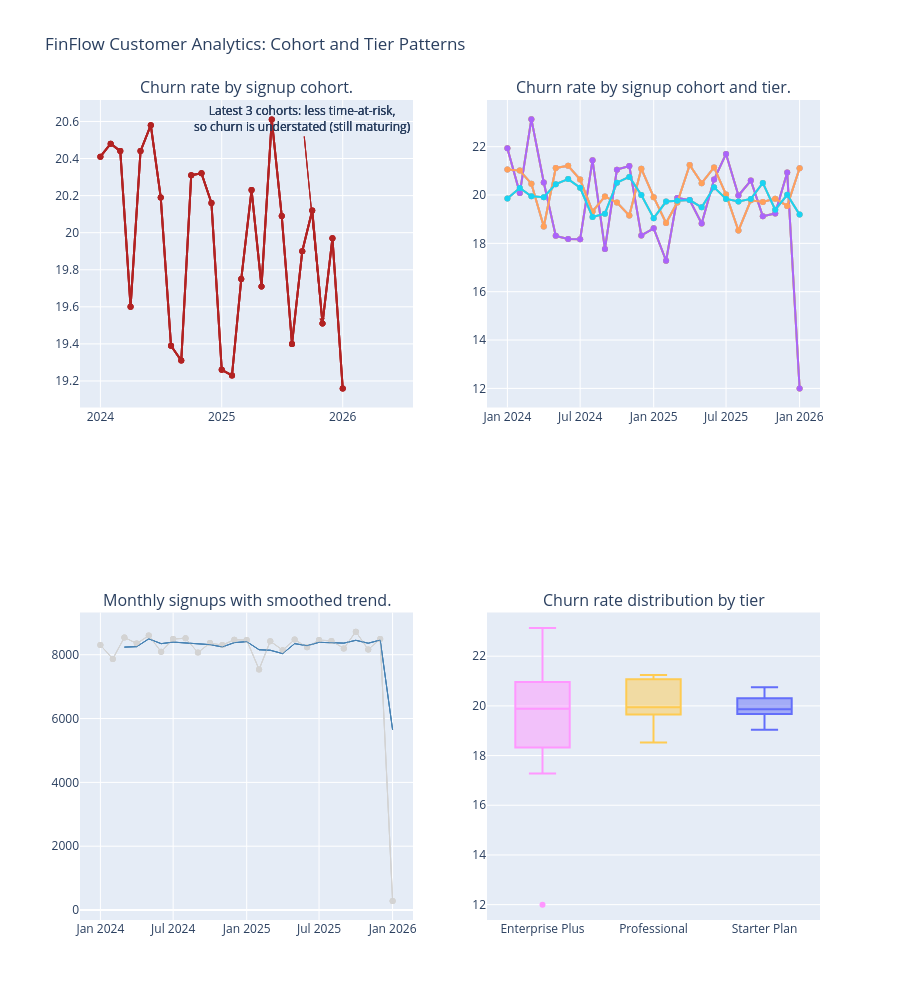

Notebook source saved alongside this figure:
### Markdown cell above
# Create a deck full of charts

### Code cell
# Chart 1: Scatter
deck.add_trace(
    go.Scatter( x=cohort_churn["signup_cohort"], y=cohort_churn["churn_rate_pct"],
    mode="lines+markers", name="Overall churn",
    line=dict(color="firebrick"), marker=dict(color="firebrick"), showlegend=False
), row=1, col=1)

deck.add_annotation(
    x=cohort_churn["signup_cohort"].iloc[-3], y=cohort_churn["churn_rate_pct"].iloc[-3],
    ax=-20, ay=-205,
    text="Latest 3 cohorts: less time-at-risk,<br>so churn is understated (still maturing)",
    showarrow=True, arrowhead=2, arrowcolor="firebrick"
)

# Chart 2: Cohort-by-tier breakdown
for tier, grp in cohort_tier_long.groupby("marketing_name"):
    deck.add_trace(go.Scatter(
        x=grp["signup_cohort"], y=grp["churn_rate_pct"],
        mode="lines+markers", name=tier,
    ), row=1, col=2
)

# Chart 3: Monthly signup trend with smoothing.
deck.add_trace(
    go.Scatter( x=cohort_churn["signup_cohort"], y=cohort_churn["customer_count"],
    mode="lines+markers", name="tier",
    line=dict(color="lightgray", width=1)
), row=2, col=1)

deck.add_trace(go.Scatter(
    x=cohort_churn['signup_cohort'],
    y=cohort_churn['signup_smoothed'],
    mode='lines',
    name='3-month rolling avg',
    line=dict(color='steelblue', width=1)
), row=2, col=1)

# Chart 4
for tier, grp in cohort_tier_long.groupby("marketing_name"):
    deck.add_trace(go.Box(
        y=grp["churn_rate_pct"], name=tier,
        showlegend=False,
    ), row=2, col=2)

deck.update_layout(
    title_text='FinFlow Customer Analytics: Cohort and Tier Patterns',
    height=1000,
    showlegend=False
)

### Figure 1 — Plotly figure (JSON) as saved in the notebook; plotly's stock layout.template omitted (floating-point values rounded to 4 significant figures)
{"data": [{"line": {"color": "firebrick"}, "marker": {"color": "firebrick"}, "mode": "lines+markers", "name": "Overall churn", "showlegend": false, "type": "scatter", "x": ["2024-01", "2024-02", "2024-03", "2024-04", "2024-05", "2024-06", "2024-07", "2024-08", "2024-09", "2024-10", "2024-11", "2024-12", "2025-01", "2025-02", "2025-03", "2025-04", "2025-05", "2025-06", "2025-07", "2025-08", "2025-09", "2025-10", "2025-11", "2025-12", "2026-01"], "xaxis": "x", "y": [20.41, 20.48, 20.44, 19.6, 20.44, 20.58, 20.19, 19.39, 19.31, 20.31, 20.32, 20.16, 19.26, 19.23, 19.75, 20.23, 19.71, 20.61, 20.09, 19.4, 19.9, 20.12, 19.51, 19.97, 19.16], "yaxis": "y"}, {"mode": "lines+markers", "name": "Enterprise Plus", "type": "scatter", "x": ["2024-01", "2024-02", "2024-03", "2024-04", "2024-05", "2024-06", "2024-07", "2024-08", "2024-09", "2024-10", "2024-11", "2024-12", "2025-01", "2025-02", "2025-03", "2025-04", "2025-05", "2025-06", "2025-07", "2025-08", "2025-09", "2025-10", "2025-11", "2025-12", "2026-01"], "xaxis": "x2", "y": [21.93, 20.08, 23.14, 20.52, 18.31, 18.18, 18.17, 21.44, 17.77, 21.05, 21.2, 18.33, 18.62, 17.28, 19.88, 19.79, 18.82, 20.64, 21.7, 19.98, 20.6, 19.12, 19.24, 20.93, 12.0], "yaxis": "y2"}, {"mode": "lines+markers", "name": "Professional", "type": "scatter", "x": ["2024-01", "2024-02", "2024-03", "2024-04", "2024-05", "2024-06", "2024-07", "2024-08", "2024-09", "2024-10", "2024-11", "2024-12", "2025-01", "2025-02", "2025-03", "2025-04", "2025-05", "2025-06", "2025-07", "2025-08", "2025-09", "2025-10", "2025-11", "2025-12", "2026-01"], "xaxis": "x2", "y": [21.06, 21.01, 20.47, 18.7, 21.12, 21.21, 20.64, 19.32, 19.94, 19.69, 19.15, 21.09, 19.91, 18.84, 19.69, 21.24, 20.49, 21.14, 20.02, 18.53, 19.78, 19.71, 19.85, 19.55, 21.11], "yaxis": "y2"}, {"mode": "lines+markers", "name": "Starter Plan", "type": "scatter", "x": ["2024-01", "2024-02", "2024-03", "2024-04", "2024-05", "2024-06", "2024-07", "2024-08", "2024-09", "2024-10", "2024-11", "2024-12", "2025-01", "2025-02", "2025-03", "2025-04", "2025-05", "2025-06", "2025-07", "2025-08", "2025-09", "2025-10", "2025-11", "2025-12", "2026-01"], "xaxis": "x2", "y": [19.86, 20.29, 19.95, 19.91, 20.45, 20.66, 20.3, 19.09, 19.23, 20.51, 20.75, 20.0, 19.04, 19.73, 19.76, 19.79, 19.49, 20.32, 19.84, 19.73, 19.84, 20.5, 19.39, 20.01, 19.19], "yaxis": "y2"}, {"line": {"color": "lightgray", "width": 1}, "mode": "lines+markers", "name": "tier", "type": "scatter", "x": ["2024-01", "2024-02", "2024-03", "2024-04", "2024-05", "2024-06", "2024-07", "2024-08", "2024-09", "2024-10", "2024-11", "2024-12", "2025-01", "2025-02", "2025-03", "2025-04", "2025-05", "2025-06", "2025-07", "2025-08", "2025-09", "2025-10", "2025-11", "2025-12", "2026-01"], "xaxis": "x3", "y": [8303, 7870, 8542, 8349, 8601, 8092, 8494, 8516, 8069, 8364, 8301, 8472, 8458, 7539, 8424, 8143, 8476, 8231, 8459, 8434, 8198, 8724, 8161, 8493, 287], "yaxis": "y3"}, {"line": {"color": "steelblue", "width": 1}, "mode": "lines", "name": "3-month rolling avg", "type": "scatter", "x": ["2024-01", "2024-02", "2024-03", "2024-04", "2024-05", "2024-06", "2024-07", "2024-08", "2024-09", "2024-10", "2024-11", "2024-12", "2025-01", "2025-02", "2025-03", "2025-04", "2025-05", "2025-06", "2025-07", "2025-08", "2025-09", "2025-10", "2025-11", "2025-12", "2026-01"], "xaxis": "x3", "y": [NaN, NaN, 8238.0, 8254.0, 8497.0, 8347.0, 8396.0, 8367.0, 8360.0, 8316.0, 8245.0, 8379.0, 8410.0, 8156.0, 8140.0, 8035.0, 8348.0, 8283.0, 8389.0, 8375.0, 8364.0, 8452.0, 8361.0, 8459.0, 5647.0], "yaxis": "y3"}, {"line": {"color": "firebrick"}, "marker": {"color": "firebrick"}, "mode": "lines+markers", "name": "Overall churn", "showlegend": false, "type": "scatter", "x": ["2024-01", "2024-02", "2024-03", "2024-04", "2024-05", "2024-06", "2024-07", "2024-08", "2024-09", "2024-10", "2024-11", "2024-12", "2025-01", "2025-02", "2025-03", "2025-04", "2025-05", "2025-06", "2025-07", "2025-08", "2025-09", "2025-10", "2025-11", "2025-12", "2026-01"], "xaxis": "x", "y": [20.41, 20.48, 20.44, 19.6, 20.44, 20.58, 20.19, 19.39, 19.31, 20.31, 20.32, 20.16, 19.26, 19.23, 19.75, 20.23, 19.71, 20.61, 20.09, 19.4, 19.9, 20.12, 19.51, 19.97, 19.16], "yaxis": "y"}, {"mode": "lines+markers", "name": "Enterprise Plus", "type": "scatter", "x": ["2024-01", "2024-02", "2024-03", "2024-04", "2024-05", "2024-06", "2024-07", "2024-08", "2024-09", "2024-10", "2024-11", "2024-12", "2025-01", "2025-02", "2025-03", "2025-04", "2025-05", "2025-06", "2025-07", "2025-08", "2025-09", "2025-10", "2025-11", "2025-12", "2026-01"], "xaxis": "x2", "y": [21.93, 20.08, 23.14, 20.52, 18.31, 18.18, 18.17, 21.44, 17.77, 21.05, 21.2, 18.33, 18.62, 17.28, 19.88, 19.79, 18.82, 20.64, 21.7, 19.98, 20.6, 19.12, 19.24, 20.93, 12.0], "yaxis": "y2"}, {"mode": "lines+markers", "name": "Professional", "type": "scatter", "x": ["2024-01", "2024-02", "2024-03", "2024-04", "2024-05", "2024-06", "2024-07", "2024-08", "2024-09", "2024-10", "2024-11", "2024-12", "2025-01", "2025-02", "2025-03", "2025-04", "2025-05", "2025-06", "2025-07", "2025-08", "2025-09", "2025-10", "2025-11", "2025-12", "2026-01"], "xaxis": "x2", "y": [21.06, 21.01, 20.47, 18.7, 21.12, 21.21, 20.64, 19.32, 19.94, 19.69, 19.15, 21.09, 19.91, 18.84, 19.69, 21.24, 20.49, 21.14, 20.02, 18.53, 19.78, 19.71, 19.85, 19.55, 21.11], "yaxis": "y2"}, {"mode": "lines+markers", "name": "Starter Plan", "type": "scatter", "x": ["2024-01", "2024-02", "2024-03", "2024-04", "2024-05", "2024-06", "2024-07", "2024-08", "2024-09", "2024-10", "2024-11", "2024-12", "2025-01", "2025-02", "2025-03", "2025-04", "2025-05", "2025-06", "2025-07", "2025-08", "2025-09", "2025-10", "2025-11", "2025-12", "2026-01"], "xaxis": "x2", "y": [19.86, 20.29, 19.95, 19.91, 20.45, 20.66, 20.3, 19.09, 19.23, 20.51, 20.75, 20.0, 19.04, 19.73, 19.76, 19.79, 19.49, 20.32, 19.84, 19.73, 19.84, 20.5, 19.39, 20.01, 19.19], "yaxis": "y2"}, {"line": {"color": "lightgray", "width": 1}, "mode": "lines+markers", "name": "tier", "type": "scatter", "x": ["2024-01", "2024-02", "2024-03", "2024-04", "2024-05", "2024-06", "2024-07", "2024-08", "2024-09", "2024-10", "2024-11", "2024-12", "2025-01", "2025-02", "2025-03", "2025-04", "2025-05", "2025-06", "2025-07", "2025-08", "2025-09", "2025-10", "2025-11", "2025-12", "2026-01"], "xaxis": "x3", "y": [8303, 7870, 8542, 8349, 8601, 8092, 8494, 8516, 8069, 8364, 8301, 8472, 8458, 7539, 8424, 8143, 8476, 8231, 8459, 8434, 8198, 8724, 8161, 8493, 287], "yaxis": "y3"}, {"line": {"color": "steelblue", "width": 1}, "mode": "lines", "name": "3-month rolling avg", "type": "scatter", "x": ["2024-01", "2024-02", "2024-03", "2024-04", "2024-05", "2024-06", "2024-07", "2024-08", "2024-09", "2024-10", "2024-11", "2024-12", "2025-01", "2025-02", "2025-03", "2025-04", "2025-05", "2025-06", "2025-07", "2025-08", "2025-09", "2025-10", "2025-11", "2025-12", "2026-01"], "xaxis": "x3", "y": [NaN, NaN, 8238.0, 8254.0, 8497.0, 8347.0, 8396.0, 8367.0, 8360.0, 8316.0, 8245.0, 8379.0, 8410.0, 8156.0, 8140.0, 8035.0, 8348.0, 8283.0, 8389.0, 8375.0, 8364.0, 8452.0, 8361.0, 8459.0, 5647.0], "yaxis": "y3"}, {"line": {"color": "firebrick"}, "marker": {"color": "firebrick"}, "mode": "lines+markers", "name": "Overall churn", "showlegend": false, "type": "scatter", "x": ["2024-01", "2024-02", "2024-03", "2024-04", "2024-05", "2024-06", "2024-07", "2024-08", "2024-09", "2024-10", "2024-11", "2024-12", "2025-01", "2025-02", "2025-03", "2025-04", "2025-05", "2025-06", "2025-07", "2025-08", "2025-09", "2025-10", "2025-11", "2025-12", "2026-01"], "xaxis": "x", "y": [20.41, 20.48, 20.44, 19.6, 20.44, 20.58, 20.19, 19.39, 19.31, 20.31, 20.32, 20.16, 19.26, 19.23, 19.75, 20.23, 19.71, 20.61, 20.09, 19.4, 19.9, 20.12, 19.51, 19.97, 19.16], "yaxis": "y"}, {"mode": "lines+markers", "name": "Enterprise Plus", "type": "scatter", "x": ["2024-01", "2024-02", "2024-03", "2024-04", "2024-05", "2024-06", "2024-07", "2024-08", "2024-09", "2024-10", "2024-11", "2024-12", "2025-01", "2025-02", "2025-03", "2025-04", "2025-05", "2025-06", "2025-07", "2025-08", "2025-09", "2025-10", "2025-11", "2025-12", "2026-01"], "xaxis": "x2", "y": [21.93, 20.08, 23.14, 20.52, 18.31, 18.18, 18.17, 21.44, 17.77, 21.05, 21.2, 18.33, 18.62, 17.28, 19.88, 19.79, 18.82, 20.64, 21.7, 19.98, 20.6, 19.12, 19.24, 20.93, 12.0], "yaxis": "y2"}, {"mode": "lines+markers", "name": "Professional", "type": "scatter", "x": ["2024-01", "2024-02", "2024-03", "2024-04", "2024-05", "2024-06", "2024-07", "2024-08", "2024-09", "2024-10", "2024-11", "2024-12", "2025-01", "2025-02", "2025-03", "2025-04", "2025-05", "2025-06", "2025-07", "2025-08", "2025-09", "2025-10", "2025-11", "2025-12", "2026-01"], "xaxis": "x2", "y": [21.06, 21.01, 20.47, 18.7, 21.12, 21.21, 20.64, 19.32, 19.94, 19.69, 19.15, 21.09, 19.91, 18.84, 19.69, 21.24, 20.49, 21.14, 20.02, 18.53, 19.78, 19.71, 19.85, 19.55, 21.11], "yaxis": "y2"}, {"mode": "lines+markers", "name": "Starter Plan", "type": "scatter", "x": ["2024-01", "2024-02", "2024-03", "2024-04", "2024-05", "2024-06", "2024-07", "2024-08", "2024-09", "2024-10", "2024-11", "2024-12", "2025-01", "2025-02", "2025-03", "2025-04", "2025-05", "2025-06", "2025-07", "2025-08", "2025-09", "2025-10", "2025-11", "2025-12", "2026-01"], "xaxis": "x2", "y": [19.86, 20.29, 19.95, 19.91, 20.45, 20.66, 20.3, 19.09, 19.23, 20.51, 20.75, 20.0, 19.04, 19.73, 19.76, 19.79, 19.49, 20.32, 19.84, 19.73, 19.84, 20.5, 19.39, 20.01, 19.19], "yaxis": "y2"}, {"line": {"color": "lightgray", "width": 1}, "mode": "lines+markers", "name": "tier", "type": "scatter", "x": ["2024-01", "2024-02", "2024-03", "2024-04", "2024-05", "2024-06", "2024-07", "2024-08", "2024-09", "2024-10", "2024-11", "2024-12", "2025-01", "2025-02", "2025-03", "2025-04", "2025-05", "2025-06", "2025-07", "2025-08", "2025-09", "2025-10", "2025-11", "2025-12", "2026-01"], "xaxis": "x3", "y": [8303, 7870, 8542, 8349, 8601, 8092, 8494, 8516, 8069, 8364, 8301, 8472, 8458, 7539, 8424, 8143, 8476, 8231, 8459, 8434, 8198, 8724, 8161, 8493, 287], "yaxis": "y3"}, {"line": {"color": "steelblue", "width": 1}, "mode": "lines", "name": "3-month rolling avg", "type": "scatter", "x": ["2024-01", "2024-02", "2024-03", "2024-04", "2024-05", "2024-06", "2024-07", "2024-08", "2024-09", "2024-10", "2024-11", "2024-12", "2025-01", "2025-02", "2025-03", "2025-04", "2025-05", "2025-06", "2025-07", "2025-08", "2025-09", "2025-10", "2025-11", "2025-12", "2026-01"], "xaxis": "x3", "y": [NaN, NaN, 8238.0, 8254.0, 8497.0, 8347.0, 8396.0, 8367.0, 8360.0, 8316.0, 8245.0, 8379.0, 8410.0, 8156.0, 8140.0, 8035.0, 8348.0, 8283.0, 8389.0, 8375.0, 8364.0, 8452.0, 8361.0, 8459.0, 5647.0], "yaxis": "y3"}, {"name": "Enterprise Plus", "showlegend": false, "type": "box", "xaxis": "x4", "y": [21.93, 20.08, 23.14, 20.52, 18.31, 18.18, 18.17, 21.44, 17.77, 21.05, 21.2, 18.33, 18.62, 17.28, 19.88, 19.79, 18.82, 20.64, 21.7, 19.98, 20.6, 19.12, 19.24, 20.93, 12.0], "yaxis": "y4"}, {"name": "Professional", "showlegend": false, "type": "box", "xaxis": "x4", "y": [21.06, 21.01, 20.47, 18.7, 21.12, 21.21, 20.64, 19.32, 19.94, 19.69, 19.15, 21.09, 19.91, 18.84, 19.69, 21.24, 20.49, 21.14, 20.02, 18.53, 19.78, 19.71, 19.85, 19.55, 21.11], "yaxis": "y4"}, {"name": "Starter Plan", "showlegend": false, "type": "box", "xaxis": "x4", "y": [19.86, 20.29, 19.95, 19.91, 20.45, 20.66, 20.3, 19.09, 19.23, 20.51, 20.75, 20.0, 19.04, 19.73, 19.76, 19.79, 19.49, 20.32, 19.84, 19.73, 19.84, 20.5, 19.39, 20.01, 19.19], "yaxis": "y4"}], "layout": {"annotations": [{"font": {"size": 16}, "showarrow": false, "text": "Churn rate by signup cohort.", "x": 0.225, "xanchor": "center", "xref": "paper", "y": 1, "yanchor": "bottom", "yref": "paper"}, {"font": {"size": 16}, "showarrow": false, "text": "Churn rate by signup cohort and tier.", "x": 0.775, "xanchor": "center", "xref": "paper", "y": 1, "yanchor": "bottom", "yref": "paper"}, {"font": {"size": 16}, "showarrow": false, "text": "Monthly signups with smoothed trend.", "x": 0.225, "xanchor": "center", "xref": "paper", "y": 0.375, "yanchor": "bottom", "yref": "paper"}, {"font": {"size": 16}, "showarrow": false, "text": "Churn rate distribution by tier", "x": 0.775, "xanchor": "center", "xref": "paper", "y": 0.375, "yanchor": "bottom", "yref": "paper"}, {"arrowcolor": "firebrick", "arrowhead": 2, "ax": -20, "ay": -205, "showarrow": true, "text": "Latest 3 cohorts: less time-at-risk,<br>so churn is understated (still maturing)", "x": "2025-11", "y": 19.51}, {"arrowcolor": "firebrick", "arrowhead": 2, "ax": -20, "ay": -205, "showarrow": true, "text": "Latest 3 cohorts: less time-at-risk,<br>so churn is understated (still maturing)", "x": "2025-11", "y": 19.51}, {"arrowcolor": "firebrick", "arrowhead": 2, "ax": -20, "ay": -205, "showarrow": true, "text": "Latest 3 cohorts: less time-at-risk,<br>so churn is understated (still maturing)", "x": "2025-11", "y": 19.51}], "height": 1000, "showlegend": false, "title": {"text": "FinFlow Customer Analytics: Cohort and Tier Patterns"}, "xaxis": {"anchor": "y", "domain": [0, 0.45]}, "xaxis2": {"anchor": "y2", "domain": [0.55, 1]}, "xaxis3": {"anchor": "y3", "domain": [0, 0.45]}, "xaxis4": {"anchor": "y4", "domain": [0.55, 1]}, "yaxis": {"anchor": "x", "domain": [0.625, 1]}, "yaxis2": {"anchor": "x2", "domain": [0.625, 1]}, "yaxis3": {"anchor": "x3", "domain": [0, 0.375]}, "yaxis4": {"anchor": "x4", "domain": [0, 0.375]}}}
